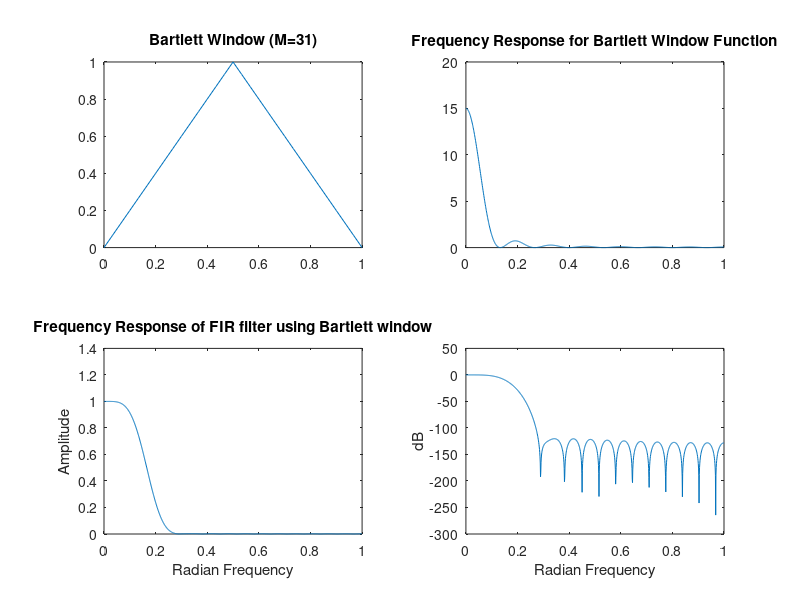

This chart was generated by the following MATLAB code:
f=[0 pi/6 pi/6 pi];
H=[1 1 0 0];
M=31;
w=0:pi/30:pi;
h=bartlett(M);
subplot(2,2,1);plot(w/pi,h);
title('Bartlett Window (M=31)');
[H1 w]=freqz(h,1,1024);
subplot(2,2,2);plot(w/pi,abs(H1));
title('Frequency Response for Bartlett Window Function');
B=fir1(M-1,1/6); 
[H2 w]=freqz(B,1,1024);
subplot(2, 2, 3);plot(w/pi,abs(H2));
ylabel('Amplitude');
xlabel('Radian Frequency');
title('Frequency Response of FIR filter using Bartlett window');
gk=20.*log(abs(H2));
subplot(2,2,4);plot(w/pi,gk);
ylabel('dB');
xlabel('Radian Frequency');
